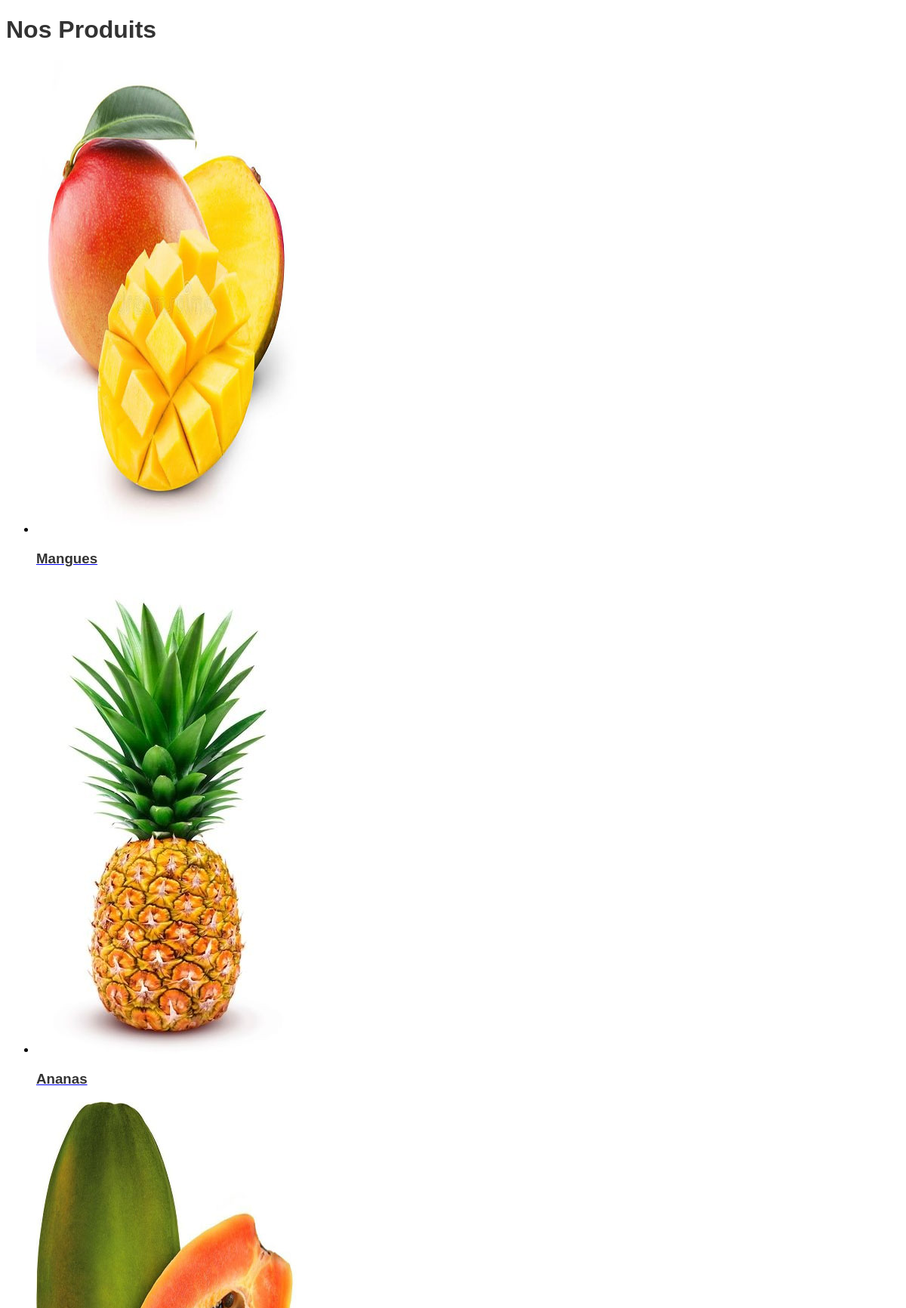
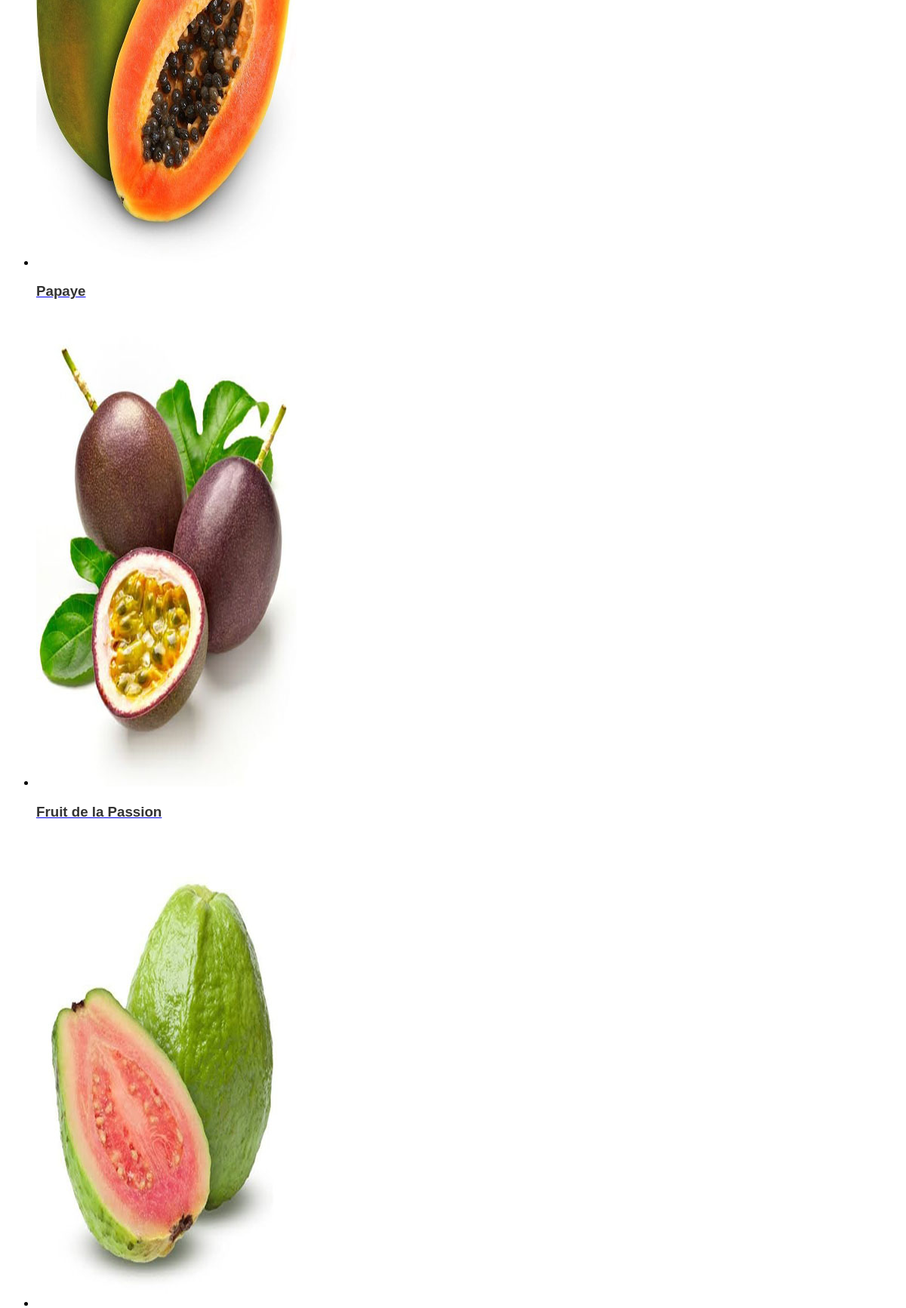
/hans.php (upper part), run on the app's committed database (2 pictures, top to bottom).
### tables this page shows
CREATE TABLE `produits` (
  `id` int(11) NOT NULL,
  `nom` varchar(50) NOT NULL,
  `detail` varchar(300) NOT NULL,
  `catégorie` varchar(50) NOT NULL,
  `photo` varchar(50) NOT NULL,
  `prix` varchar(50) NOT NULL,
  `remise` int(11) NOT NULL
);

### hans.php (the view, shortened to what this page needs)
<?php
$serveur = "localhost";
$utilisateur = "root";
$mot_de_passe = "";
$nom_de_la_base = "produits";
$connexion = mysqli_connect($serveur, $utilisateur, $mot_de_passe, $nom_de_la_base);
try {
    $requete_sql = "SELECT id, nom, photo FROM produits";
    $resultat = mysqli_query($connexion, $requete_sql);
    $produits = mysqli_fetch_all($resultat, MYSQLI_ASSOC);
} catch (Exception $e) {
    die("Erreur : " . $e->getMessage());
}
?>
<!DOCTYPE html>
<html lang="fr">
<head>
    <link rel="stylesheet" href="style.css"> </head>
<body>
    <header>
        <h1>Nos Produits</h1>
    </header>
    <main>
        <ul class="product-list">
            <?php if (!empty($produits)): ?>
                <?php foreach ($produits as $produit): ?>
                    <li class="product-item">
                        <a href="produit.php?id=<?php echo $produit['id']; ?>">
                            <img src="<?php echo $produit['photo']; ?>" alt="<?php echo $produit['nom']; ?>">
                            <h3><?php echo $produit['nom']; ?></h3>
                        </a>
                    </li>
                <?php endforeach; ?>
            <?php else: ?>
                <p>Aucun produit disponible.</p>
            <?php endif; ?>
        </ul>
    </main>
</body>
</html>

### style.css (style rules this page uses)
h1, h2, h3 { font-weight: bold; color: #333; }
body { font-family:Arial, Helvetica, sans-serif; }

### data on the page
produits: photo (picture), nom "Mangues"
produits: photo (picture), nom "Ananas"
produits: photo (picture), nom "Papaye"
produits: photo (picture), nom "Fruit de la Passion"
produits: photo (picture)
